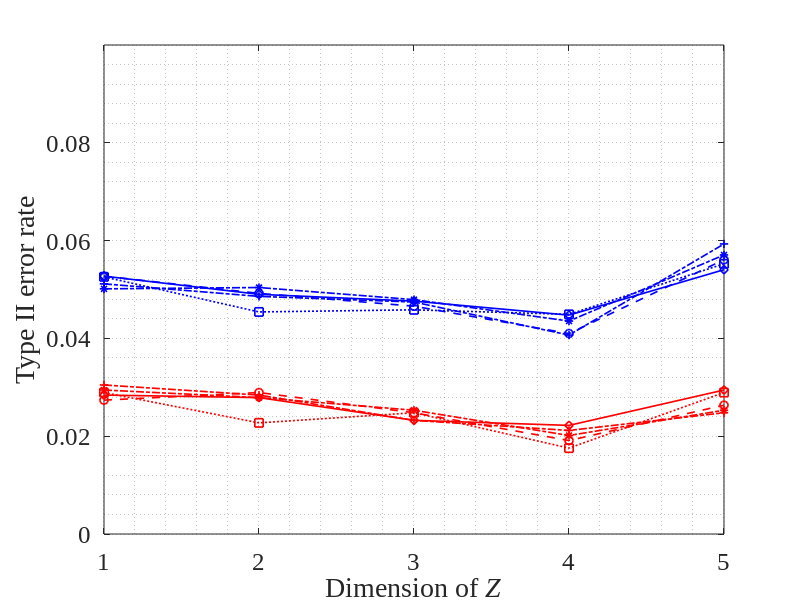

Reproduce this figure in MATLAB.
clear
clc
lw = 1.2;
load Case2TypeI.mat
d = TypeI
A = (rand(10,5)-0.5)*0.1+0.9;
x = 1:5
nit1 = d(1,:);
nit2 = d(2,:);
nit3 = d(3,:);
nit4 = d(4,:);
nit5 = d(5,:);
plot(x,nit1,'-dr','LineWidth',lw)
hold on
plot(x,nit2,'-.+r','LineWidth',lw)
hold on
plot(x,nit3,'--or','LineWidth',lw)
hold on
plot(x,nit4,'-.*r','LineWidth',lw)
hold on
plot(x,nit5,':sr','LineWidth',lw)
hold on
d = d.*A
k1 = d(6,:);
k2 = d(7,:);
k3 = d(8,:);
k4 = d(9,:);
k5 = d(10,:);
plot(x,k1,'-db','LineWidth',lw)
hold on
plot(x,k2,'-.+b','LineWidth',lw)
hold on
plot(x,k3,'--ob','LineWidth',lw)
hold on
plot(x,k4,'-.*b','LineWidth',lw)
hold on
plot(x,k5,':sb','LineWidth',lw)
hold on
grid minor
ylim([0 0.1])
xticks([1 2 3 4 5])
set(gca,'FontSize',18,'Fontname', 'Times New Roman')
yticks([0 0.02 0.04 0.06 0.08])
% legend('NIT-a_1','NIT-a_2','NIT-a_3','NIT-a_4','NIT-a_5','KCIT-a_1','KCIT-a_2','KCIT-a_3','KCIT-a_4','KCIT-a_5','NumColumns',5)
xlabel('Dimension of \itZ','FontName','Times New Roman','FontSize',20);
ylabel('Type II error rate','FontName','Times New Roman','FontSize',20);